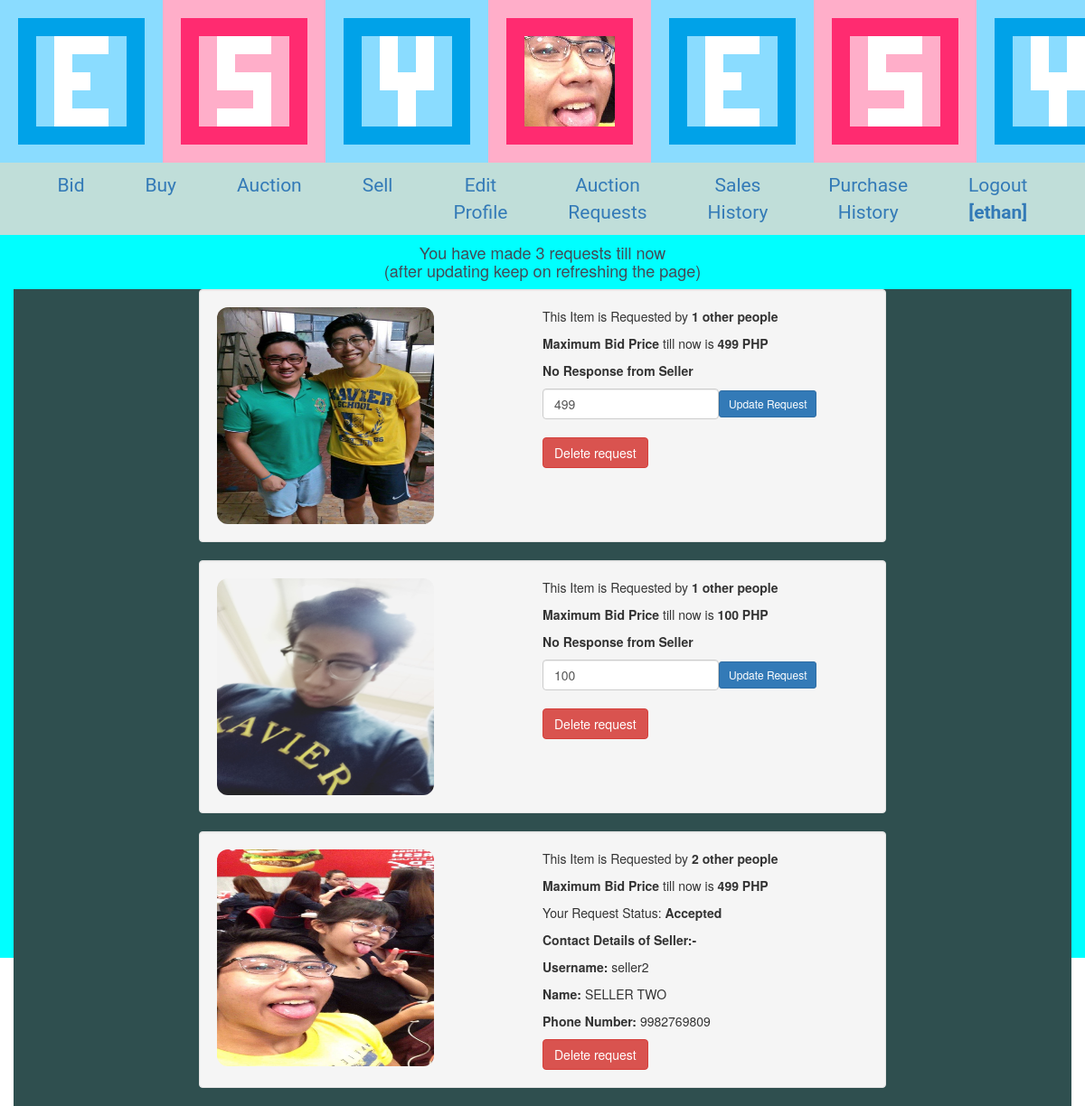
The app's page /auctionrequests.php (signed in) with its own data.
### tables this page shows
CREATE TABLE `requests` (
  `serialNo` int(10) UNSIGNED NOT NULL,
  `buyerId` int(10) UNSIGNED NOT NULL,
  `productId` int(10) UNSIGNED NOT NULL,
  `bidPrice` int(10) UNSIGNED DEFAULT NULL,
  `time` timestamp NULL DEFAULT CURRENT_TIMESTAMP,
  `statusTime` timestamp NULL DEFAULT CURRENT_TIMESTAMP,
  `accepted` enum('y','n','h') DEFAULT NULL
);

CREATE TABLE `users` (
  `id` int(10) UNSIGNED NOT NULL,
  `username` varchar(30) NOT NULL,
  `password` char(41) NOT NULL,
  `name` varchar(30) DEFAULT NULL,
  `lastLogout` timestamp NULL DEFAULT CURRENT_TIMESTAMP,
  `joinDate` timestamp NULL DEFAULT CURRENT_TIMESTAMP,
  `gender` enum('m','f') DEFAULT NULL,
  `favoriteItems` varchar(20) DEFAULT NULL,
  `emailAddress` varchar(50) DEFAULT NULL,
  `otherInterests` text,
  `phoneno` varchar(10) NOT NULL,
  `address` varchar(100) NOT NULL
);

### auctionrequests.php (the view, shortened to what this page needs)
<?php
   require_once('commonbar.php');
   require_once('navigation.php');
   showheader("My Requests");
   shownavigation();
?>
<?php
   require_once('include/connect.inc.php');
   try{
	   $query='select* from requests where buyerId = ? order by time DESC ';
	   $query_prepare=$conn->prepare($query);
	   $query_prepare->execute(array($_SESSION['ID']));
	   $rows=$query_prepare->fetchAll();
	   $num_rows=count($rows);
	   ?>
   <div class="container-fluid" style="background-color: cyan; height: 100%;">
  	<?php echo '<h4 align="center" style="color:#434a56">You have made '.$num_rows.' requests till now </br> (after updating keep on refreshing the page)</h4>';?>
   <?php
   		$i=1;
   echo '<div class="row">';
   foreach($rows as $row)
   {
	echo'<div class="container" style="background-color:#2f4f4f" id="'.$i.'">';
		 echo'<div class="row well col-lg-8 col-md-8 col-sm-12 col-xs-12 col-lg-offset-2 col-md-offset-2 " style="" >';
		 $query2='select COUNT(*),max(bidPrice) from requests where productId=?';
		 $query_prepare2=$conn->prepare($query2);
		 $query_prepare2->execute(array($row['productId']));
		 $row2=$query_prepare2->fetch();
   ?>
    <div class="row">
     <?php echo '<div class="col-lg-6 col-md-6 col-sm-6 col-xs-6"><image src="uploads/'.$row['productId'].'.jpg" height="240" width="240" alt="image not found" style="border-radius:5%"></div>';
	 echo '<div>';
	 if($row2['COUNT(*)'] <= 0){
		echo '<p><b>No one else has requested this Item</b></p>';
	 }
	 else{
    	echo '<p>This Item is Requested by <b>'.$row2['COUNT(*)'].' other people </b></p>';
		echo '<p><b>Maximum Bid Price</b> till now is <b>'.$row2['max(bidPrice)']. ' PHP' .'</b></p>';
	 }
	 $query='select users.username,users.name,users.phoneno,products.userId from products,users where products.productId = ? and users.Id=products.userId limit 1';
     $query_prepare=$conn->prepare($query);
     $query_prepare->execute(array($row['productId']));
     $row2=$query_prepare->fetch();
	 if(!isset($row2['username'])){
		echo"Product deleted";
 	 }
	 else if($row['accepted']=='y'){
	    echo '<p>Your Request Status: <b>Accepted <b>';
		echo '<p><b>Contact Details of Seller:-</b></p>';
		echo '<p></b>Username: </b>'.$row2['username'].'</p>';
	    echo '<p><b>Name: </b>'.$row2['name'].'</p>';
        echo '<p><b>Phone Number: </b>'.$row2['phoneno'].'</p>';
	 }
	 else{
	    echo '<p><b>No Response from Seller</b></p>';
		echo '<div class="form-inline">';
		echo '<input type="text" class="form-control" id="bidPrice'.$i.'" value="'.$row['bidPrice'].'">';
		echo '<button class="btn btn-sm btn-primary" onClick="updateRequest('.$row['serialNo'].','.$i.');">Update Request</button>';
		echo '</div>';
	 }
	echo '<button class="btn btn-danger" onClick="deleteRequest('.$row['serialNo'].','.$i.');">Delete request</button>';
     $i++;
	echo '</div>';
	echo '</div>';
	echo'</div>';
  echo '</div>';
   }
   }
   catch(PDOException $e){
   		die('some error occured:'.$e->getMessage());
   }
 ?>
  </body>
  </html>

### commonbar.php (shortened to what this page needs)
<?php
	function showheader($title)
	{
?>
		<!DOCTYPE HTML>
			<html>
			<head>
				<link rel="stylesheet" href="style/css/index.css">
				<link rel="stylesheet" href="style/css/bootstrap.min.css">
			</head>
		    <body>
				<div class="container-fluid" style="background-image: url(images/background_by_hadouuuken-dc9yxs6.png); width: 100%; height: 180px;">
		    </div>
<?php
	}
?>

### navigation.php (shortened to what this page needs)
<?php
function shownavigation(){
	?>
        <div class="container-fluid" style="background-color: #c0ded9">
          <div class="col-lg-12">
            <ul class="nav nav-pills nav-justified">
                <li><a href="cell.php" style="font-family: Roboto; font-size: 150%">Bid</a></li>
                <li><a href="buy.php" style="font-family: Roboto; font-size: 150%">Buy</a></li>
                <li><a href="auction.php" style="font-family: Roboto; font-size: 150%">Auction</a></li>
                <li><a href="sell.php" style="font-family: Roboto; font-size: 150%">Sell</a></li>
                <li><a href="myProfile.php" style="font-family: Roboto; font-size: 150%">Edit Profile</a></li>
                <li><a href="auctionrequests.php" style="font-family: Roboto; font-size: 150%">Auction Requests</a></li>
                <li><a href="salehistory.php" style="font-family: Roboto; font-size: 150%">Sales History</a></li>
                <li><a href="purchasehistory.php" style="font-family: Roboto; font-size: 150%">Purchase History</a></li>
                <li><a href="logout.php" style="font-family: Roboto; font-size: 150%">Logout <b>[<?php echo $_SESSION['username']; ?>]</b></a></li>
            </ul>
          </div>
        </div>
	<?php
}
?>

### records on screen
requests: shows a picture, COUNT "1", max "499", bidPrice "499"
requests: shows a picture, COUNT "1", max "100", bidPrice "100"
requests: shows a picture, COUNT "2", max "499", users.username "seller2", users.name "SELLER TWO", users.phoneno "9982769809"

### other values on screen
$_SESSION['username'] "ethan"
$num_rows "3"
